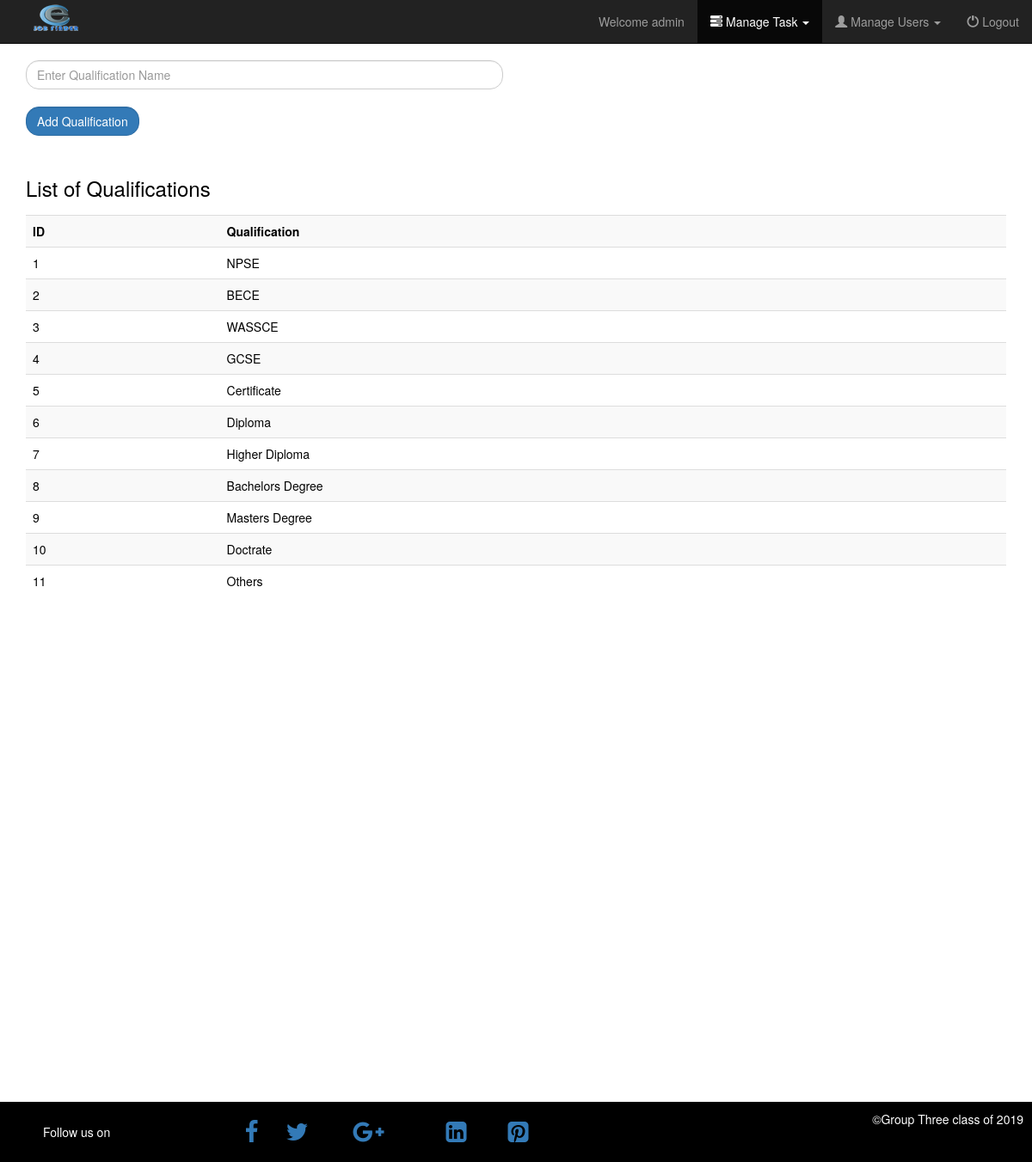
The app's page /admin/manage_qualification.php (signed in) with its own data.
### tables this page shows
CREATE TABLE IF NOT EXISTS `education_level` (
  `id` int(11) PRIMARY KEY AUTO_INCREMENT NOT NULL,
  `level` varchar(255) NOT NULL
);

### admin/manage_qualification.php (the view, shortened to what this page needs)
<?php
if(!isset($_SESSION['admin_username']) && empty($_SESSION['admin_username'])){
  if(!isset($_SESSION['admin_active']) && empty($_SESSION['admin_active'])){
    $_SESSION['warning'] = "Access denied, you must login first!";
    header('location: index.php?warning=Authentication required, you must login first to access this page!');
  }
}else{
  $username=$_SESSION['admin_username'];
}
include('../include/dbcon.php');
 ?>
 <?php
    $query =  "SELECT * FROM education_level";
    $result_flag =false;
   $result = $con->query($query);
   $qualification_table ="<div><table class='table table-striped' border='0'>";
   $qualification_table .="<caption class='h3'>List of Qualifications</caption>";
   $qualification_table .="<tr><th>ID</th><th>Qualification</th></tr>";
   $num_row 	= mysqli_num_rows($result);
   if($num_row>0){
     for($i=0;$i<$num_row;$i++){
       $row = mysqli_fetch_array($result);
       $result_flag=true;
       $qualification_table .= "<tr><td>{$row['id']}</td><td>{$row['level']}</td</tr>";
     }
    $qualification_table .="</table></div>";
   }
 ?>
<!DOCTYPE html>
<html>
  <head>
    <?php include_once "header.php"; ?>
  </head>
  <body>
    <nav class="navbar navbar-inverse navbar-fixed-top">
     <div class="container-fluid">
       <div class="navbar-header">
         <a class="navbar-brand" href="dashboard.php"><img src="../images/e-jobFinder.png" alt="Logo"/></a>
       </div>
        <div class="collapse navbar-collapse" id="myNavbar">
       <ul class="nav navbar-nav navbar-right">
         <li><a href="dashboard.php">Welcome <?php echo $username; ?></a></li>
        <li class="dropdown active">
         <a class="dropdown-toggle" data-toggle="dropdown" href="#"><span class="glyphicon glyphicon-tasks"></span> Manage Task
         <span class="caret"></span></a>
       </li>
       <li class="dropdown">
        <a class="dropdown-toggle" data-toggle="dropdown" href="#"><span class="glyphicon glyphicon-user"></span> Manage Users
        <span class="caret"></span></a>
      </li>
         <li><a href="logout.php"><span class="glyphicon glyphicon-off"></span> Logout</a></li>
       </ul>
     </div>
      </div>
   </nav>
         <div class="container">
           <div class="row">
              <div class="col-md-6">
                <form method="post" action="<?php outputData($_SERVER['PHP_SELF']); ?>">
                      <input type="text" name="inputQualification" id="inputQualification" value="" placeholder="Enter Qualification Name" class="form-control"/><br />
                  <div class="form-inline">
                     <input type="submit" name="input_add_qualification" id="input_add_qualification" value="Add Qualification"  class="form-control btn btn-primary"/>
                 </div>
                </form>
              </div>
            </div>
            <div id="all_names">
              <?php
                if($result_flag){
                  echo $qualification_table;
                }
              ?>
           </div>
        </div>
 <?php include "footer.php"; ?>
 </body>
 </html>

### css/main.css (style rules this page uses)
body { background: #fff; color:#000 }
.navbar-brand>img { margin-top: -15px; }
.container table { margin-top: 20px; }
.container table td { padding-right: 40px; padding-bottom: 5px; }
.form-control,.btn { -webkit-border-radius:15px; -moz-border-radius:15px; border-radius: 15px; }

### records on screen
education_level: id "1", level "NPSE"
education_level: id "2", level "BECE"
education_level: id "3", level "WASSCE"
education_level: id "4", level "GCSE"
education_level: id "5", level "Certificate"
education_level: id "6", level "Diploma"
education_level: id "7", level "Higher Diploma"
education_level: id "8", level "Bachelors Degree"
education_level: id "9", level "Masters Degree"
education_level: id "10", level "Doctrate"
education_level: id "11", level "Others"

### other values on screen
$username "admin"
